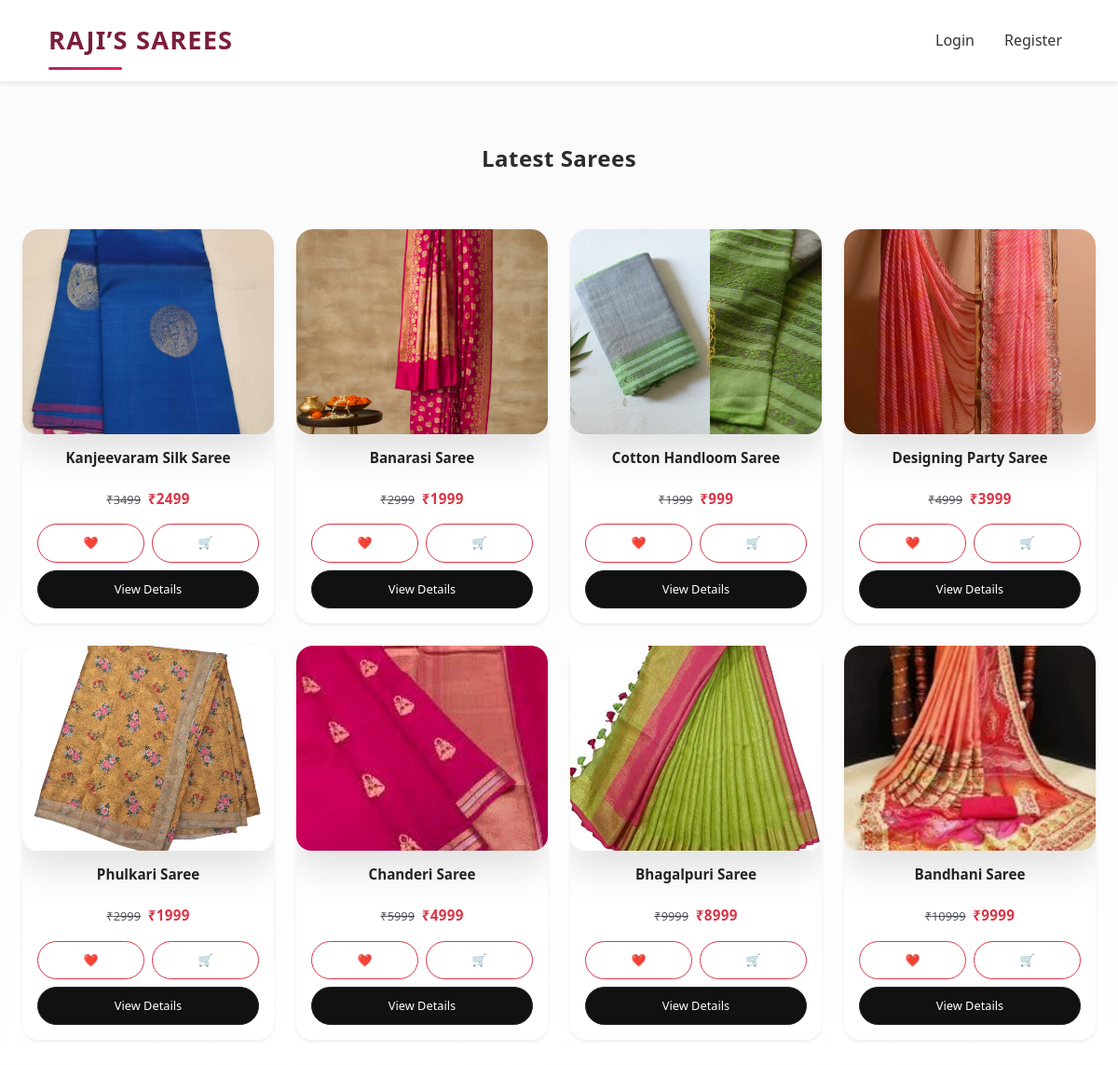
The page / on the database its author committed.
### app.py (models this page shows)
class Product(db.Model):
    id = db.Column(db.Integer, primary_key=True)
    name = db.Column(db.String(150), nullable=False)
    mrp = db.Column(db.Integer, nullable=False)
    price = db.Column(db.Integer, nullable=False)
    stock = db.Column(db.Integer, nullable=False)
    image = db.Column(db.String(300), nullable=False)
    description = db.Column(db.Text, nullable=False)

### app.py (the view)
@app.route("/")
def home():
    products = Product.query.all()
    return render_template("home.html", sarees=products)

### app.py (called while the page is built)
@app.context_processor
def inject_cart_count():
    if current_user.is_authenticated:
        count = db.session.query(
            func.sum(CartItem.quantity)
        ).filter_by(user_id=current_user.id).scalar()
        return {"cart_count": count or 0}
    return {"cart_count": 0}

### templates/home.html
{% extends "base.html" %}
{% block content %}
<div class="container mt-4">
  <h4 class="mb-4 text-center">Latest Sarees</h4>
  <div class="row g-4">
    {% for product in sarees %}
    <div class="col-6 col-md-4 col-lg-3">
      <div class="product-card h-100 border rounded shadow-sm">
        <img
          src="{{ url_for('static',
                filename='uploads/' ~ product.name|lower|replace(' ', '') ~ '.jpg') }}"
          class="img-fluid product-img w-100"
          alt="{{ product.name }}"
          loading="lazy"
          onerror="this.onerror=null;this.src='/static/uploads/cottonhandloomsaree.jpg';"
        >
        <div class="p-3 text-center">
          <h6 class="mb-1">{{ product.name }}</h6>
          <p class="mb-2">
            <del class="text-muted">₹{{ product.mrp }}</del>
            <span class="text-danger fw-bold ms-1">₹{{ product.price }}</span>
          </p>
          <div class="row g-2 mt-2">
            <div class="col-6">
              <form method="POST" action="/wishlist/toggle/{{ product.id }}">
                <button type="submit" class="btn btn-outline-danger btn-sm w-100">
                  ❤️
                </button>
              </form>
            </div>
            <div class="col-6">
              <form method="POST" action="{{ url_for('add_to_cart', product_id=product.id) }}">
                <button type="submit" class="btn btn-outline-danger btn-sm w-100">
                  🛒
                </button>
              </form>
            </div>
          </div>
          <a
            href="{{ url_for('product_details', product_id=product.id) }}"
            class="btn btn-dark btn-sm w-100 mt-2">
            View Details
          </a>
        </div>
      </div>
    </div>
    {% endfor %}
  </div>
</div>
{% endblock %}

### static/css/style.css (style rules this page uses)
* { margin: 0; padding: 0; box-sizing: border-box; }
body { font-family: 'Inter', sans-serif; background-color: #f5f5f6; color: #282c3f; }
body { background-color: #f5f5f5; }
.product-card { border: none; transition: transform 0.3s; }
.product-card { background: #fff; border-radius: 10px; overflow: hidden; transition: all 0.3s ease; box-shadow: 0 4px 12px rgba(0,0,0,0.06); }
.product-img { width: 100%; height: 320px; object-fit: cover; }
button { transition: all 0.3s ease; }
.product-card { background: #fff; border-radius: 12px; overflow: hidden; transition: all 0.3s ease; box-shadow: 0 4px 12px rgba(0,0,0,0.05); }
.product-card img { width: 100%; height: 220px; object-fit: cover; }
:root { --primary: #b1275e; --secondary: #f8f8f8; --text-dark: #222; --muted: #777; }
body { font-family: 'Poppins', sans-serif; background-color: var(--secondary); color: var(--text-dark); }
a { text-decoration: none; }
.container { max-width: 1200px; }
.product-card { border: none; border-radius: 14px; transition: all 0.3s ease; }
.product-card { background: #fff; border-radius: 14px; box-shadow: 0 10px 25px rgba(0,0,0,0.06); transition: transform 0.3s ease, box-shadow 0.3s ease; }
.product-img { width: 100%; height: 220px; object-fit: cover; border-top-left-radius: 14px; border-top-right-radius: 14px; }
@media (min-width: 992px) { .product-img { height: 240px; } }
:root { --primary: #6a11cb; --secondary: #2575fc; --accent: #ffb703; --success: #2ec4b6; --danger: #ef233c; --dark: #1f2933; --light: #f8f9fa; --glass: rgba(255, 255, 255, 0.75); --radius: 16px; --shadow: 0 20px 40px rgba(0,0,0,0.12); }
body { font-family: "Poppins", system-ui, sans-serif; background: linear-gradient(135deg, #fdfbfb, #ebedee); color: var(--dark); min-height: 100vh; }
.btn { border-radius: 999px; font-weight: 600; padding: 10px 18px; transition: all 0.35s ease; }
.product-card { background: var(--glass); backdrop-filter: blur(12px); border-radius: var(--radius); box-shadow: var(--shadow); overflow: hidden; transition: all 0.4s ease; }
.product-img { border-radius: var(--radius); object-fit: cover; transition: transform 0.5s ease; }
.container img { border-radius: var(--radius); box-shadow: var(--shadow); }
:root { --brand: #7b1e3a; --brand-soft: #f6e9ee; --gold: #c89b3c; --dark: #222; }
body { background: linear-gradient(180deg, #fafafa, #fdfdfd); color: var(--dark); }
.btn { border-radius: 999px; font-weight: 600; transition: all 0.3s ease; }
.product-card, .card { border-radius: 18px !important; border: none !important; overflow: hidden; transition: all 0.4s ease; }
.card img, .product-card img { transition: transform 0.5s ease; }
.container > h4 { font-weight: 600; letter-spacing: 0.5px; color: #2b2b2b; position: relative; }
.container > h4::after { content: ""; display: block; width: 60px; height: 3px; margin: 10px auto 0; border-radius: 10px; }
.row.g-4 { margin-top: 10px; }
.product-card { background: #ffffff; border-radius: 18px; overflow: hidden; position: relative; transition: transform 0.35s ease, box-shadow 0.35s ease; }
.product-img { height: 260px; object-fit: cover; transition: transform 0.5s ease; }
.product-card .p-3 { background: linear-gradient( to top, rgba(255,255,255,0.96), rgba(255,255,255,0.9) ); }
.product-card h6 { font-size: 0.95rem; font-weight: 600; color: #222; margin-bottom: 4px; line-height: 1.3; height: 38px; overflow: hidden; }
.product-card p { font-size: 0.9rem; }
.product-card del { font-size: 0.8rem; }
.product-card span { font-size: 0.95rem; letter-spacing: 0.3px; }
.product-card .btn-outline-danger { border-radius: 999px; font-size: 0.8rem; font-weight: 500; transition: all 0.3s ease; }
.product-card .btn-dark { border-radius: 999px; font-size: 0.8rem; font-weight: 500; background: #111; transition: all 0.3s ease; }
.product-card::after { content: ""; position: absolute; inset: 0; border-radius: 18px; pointer-events: none; transition: box-shadow 0.35s ease; }
body { background: linear-gradient(180deg, #fafafa 0%, #ffffff 100%); }
.container.mt-4 { padding-top: 10px; padding-bottom: 40px; }
.btn { border-radius: 999px; font-weight: 500; transition: all 0.3s ease; }
.btn-dark { background: #111; }
.product-card { transition: transform 0.2s ease, box-shadow 0.2s ease; }
.btn { border-radius: 25px; }

### rows shown on the page
Product: shows a picture, name "Kanjeevaram Silk Saree", mrp "3499", price "2499"
Product: shows a picture, name "Banarasi Saree", mrp "2999", price "1999"
Product: shows a picture, name "Cotton Handloom Saree", mrp "1999", price "999"
Product: shows a picture, name "Designing Party Saree", mrp "4999", price "3999"
Product: shows a picture, name "Phulkari Saree", mrp "2999", price "1999"
Product: shows a picture, name "Chanderi Saree", mrp "5999", price "4999"
Product: shows a picture, name "Bhagalpuri Saree", mrp "9999", price "8999"
Product: shows a picture, name "Bandhani Saree", mrp "10999", price "9999"
